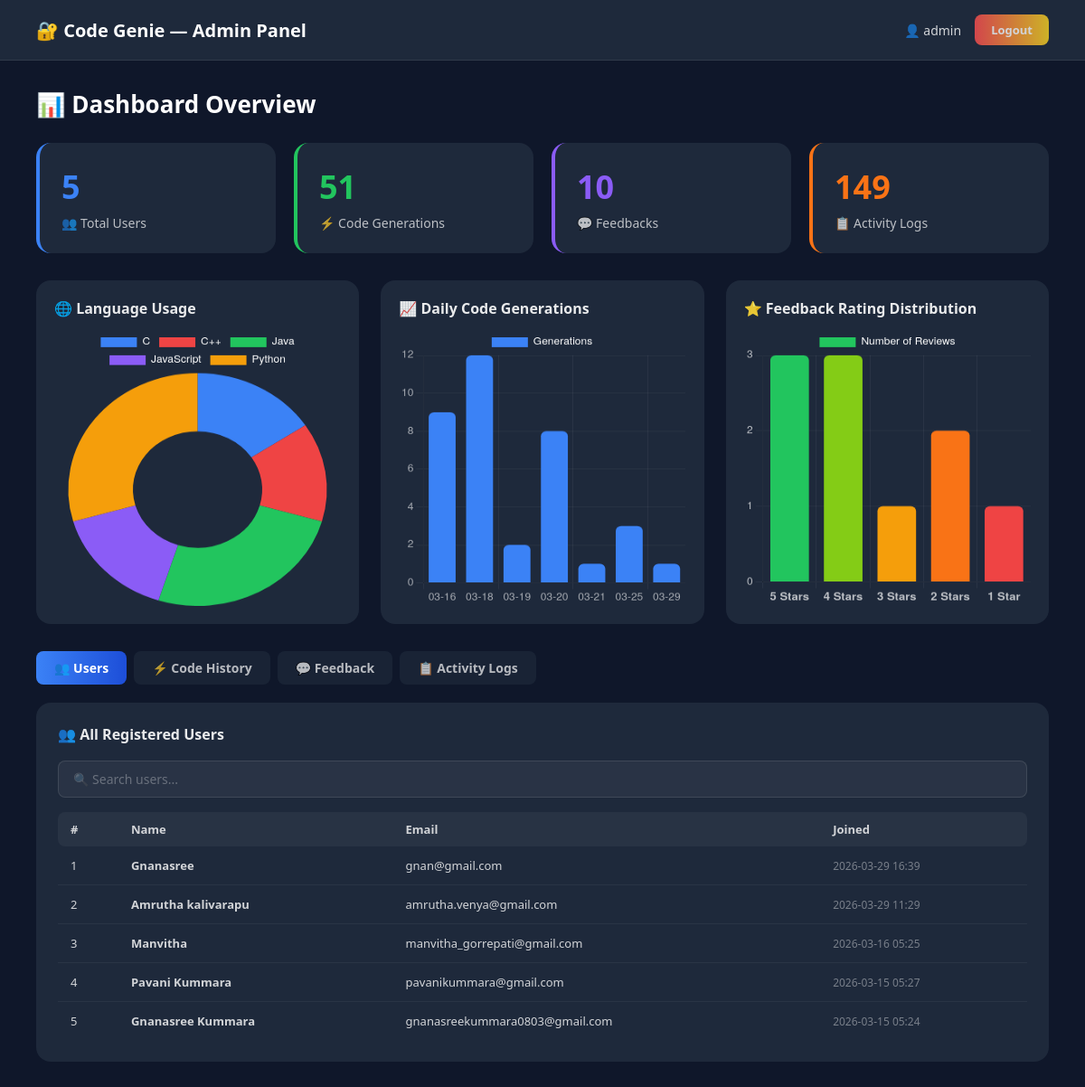
Page /admin/dashboard (signed in) on the earlier database version.
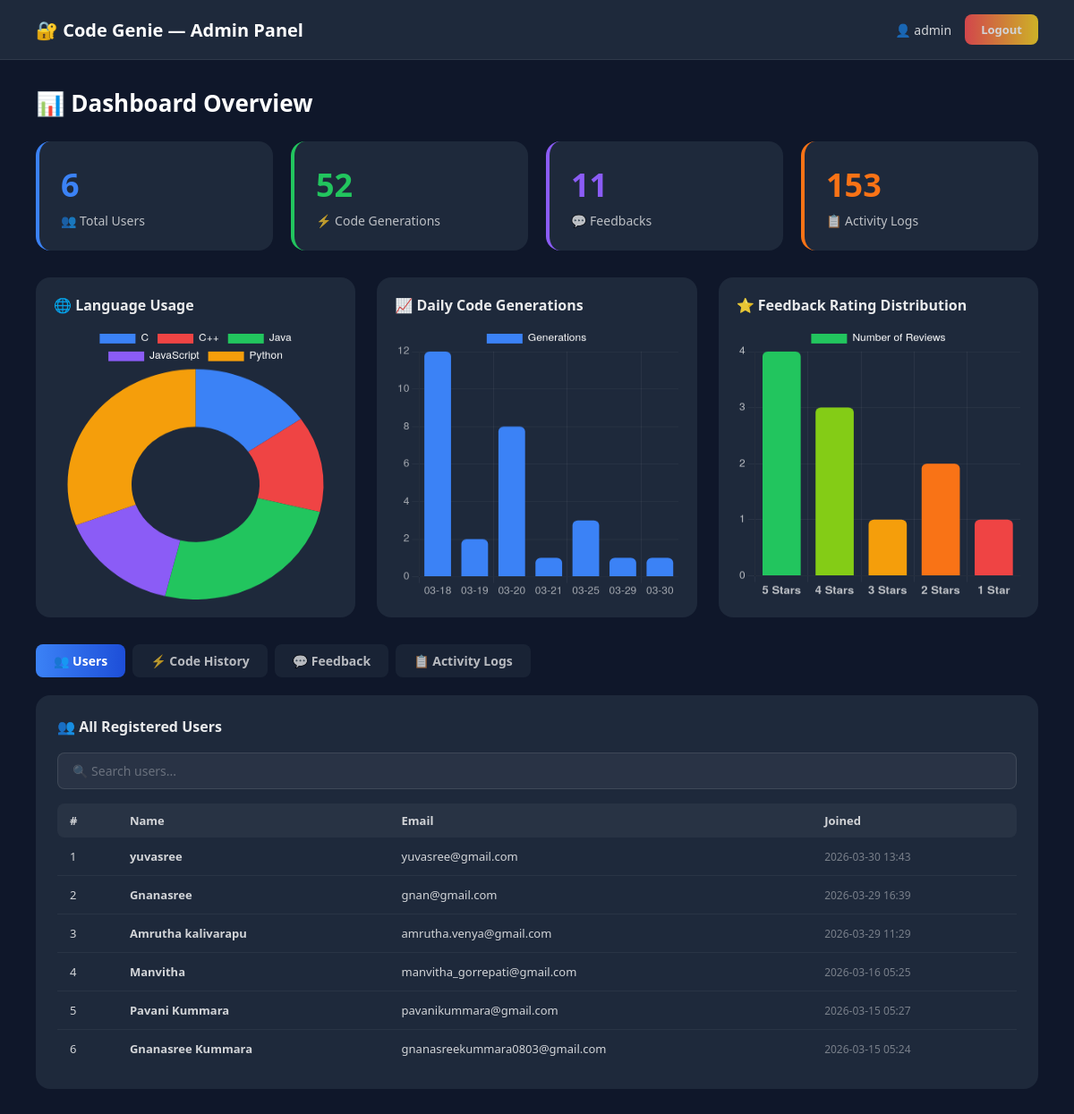
Same page on the later database version.
### tables this page shows
CREATE TABLE users(
    id INTEGER PRIMARY KEY AUTOINCREMENT,
    name TEXT NOT NULL,
    email TEXT UNIQUE NOT NULL,
    password TEXT NOT NULL,
    created_at TIMESTAMP DEFAULT CURRENT_TIMESTAMP
);

### app.py (the view)
@app.route('/admin/dashboard')
def admin_dashboard():
    if 'admin' not in session:
        return redirect(url_for('admin_login'))
    conn = get_db()
    total_users = conn.execute("SELECT COUNT(*) FROM users").fetchone()[0]
    total_generations = conn.execute("SELECT COUNT(*) FROM code_history").fetchone()[0]
    total_feedback = conn.execute("SELECT COUNT(*) FROM feedback").fetchone()[0]
    total_logs = conn.execute("SELECT COUNT(*) FROM activity_logs").fetchone()[0]
    users = conn.execute("SELECT * FROM users ORDER BY created_at DESC").fetchall()
    history = conn.execute(
        "SELECT * FROM code_history ORDER BY timestamp DESC LIMIT 20"
    ).fetchall()
    feedbacks = conn.execute(
        "SELECT * FROM feedback ORDER BY timestamp DESC"
    ).fetchall()
    logs = conn.execute(
        "SELECT * FROM activity_logs ORDER BY timestamp DESC LIMIT 50"
    ).fetchall()
    lang_data = conn.execute(
        "SELECT language, COUNT(*) as count FROM code_history GROUP BY language"
    ).fetchall()
    daily_data = conn.execute("""
        SELECT DATE(timestamp) as day, COUNT(*) as count
        FROM code_history
        GROUP BY DATE(timestamp)
        ORDER BY day DESC LIMIT 7
    """).fetchall()
    rating_data = conn.execute("""
        SELECT rating, COUNT(*) as count
        FROM feedback
        GROUP BY rating
        ORDER BY rating DESC
    """).fetchall()
    conn.close()
    return render_template("admin_dashboard.html",
        total_users=total_users,
        total_generations=total_generations,
        total_feedback=total_feedback,
        total_logs=total_logs,
        users=users,
        history=history,
        feedbacks=feedbacks,
        logs=logs,
        lang_data=lang_data,
        daily_data=daily_data,
        rating_data=rating_data
    )

### app.py (called while the page is built)
def get_db():
    conn = sqlite3.connect(DB_PATH)
    conn.row_factory = sqlite3.Row
    return conn

### templates/admin_dashboard.html (shortened to what this page needs)
<!DOCTYPE html>
<html>
<head>
</head>
<body>
<div class="navbar">
    <h1>🔐 Code Genie — Admin Panel</h1>
    <div class="navbar-right">
        <span>👤 {{ session['admin'] }}</span>
        <a href="{{ url_for('admin_logout') }}" class="logout-btn">Logout</a>
    </div>
</div>
<div class="main">
    <p class="page-title">📊 Dashboard Overview</p>
    <div class="stats">
        <div class="stat-card blue">
            <div class="number">{{ total_users }}</div>
            <div class="label">👥 Total Users</div>
        </div>
        <div class="stat-card green">
            <div class="number">{{ total_generations }}</div>
            <div class="label">⚡ Code Generations</div>
        </div>
        <div class="stat-card purple">
            <div class="number">{{ total_feedback }}</div>
            <div class="label">💬 Feedbacks</div>
        </div>
        <div class="stat-card orange">
            <div class="number">{{ total_logs }}</div>
            <div class="label">📋 Activity Logs</div>
        </div>
    </div>
    <div class="charts">
        <div class="chart-card">
            <h3>🌐 Language Usage</h3>
            <canvas id="langChart"></canvas>
        </div>
        <div class="chart-card">
            <h3>📈 Daily Code Generations</h3>
            <canvas id="dailyChart"></canvas>
        </div>
        <div class="chart-card">
            <h3>⭐ Feedback Rating Distribution</h3>
            <canvas id="ratingChart"></canvas>
        </div>
    </div>
    <div class="tabs">
        <button class="tab-btn active" onclick="showTab('users', this)">👥 Users</button>
        <button class="tab-btn" onclick="showTab('history', this)">⚡ Code History</button>
        <button class="tab-btn" onclick="showTab('feedback', this)">💬 Feedback</button>
        <button class="tab-btn" onclick="showTab('logs', this)">📋 Activity Logs</button>
    </div>
    <div class="tab-content active" id="tab-users">
        <div class="table-wrap">
            <h3>👥 All Registered Users</h3>
            <input class="search-bar" placeholder="🔍 Search users..." oninput="filterTable(this, 'users-table')">
            {% if users %}
            <table id="users-table">
                <thead>
                    <tr>
                        <th>#</th>
                        <th>Name</th>
                        <th>Email</th>
                        <th>Joined</th>
                    </tr>
                </thead>
                <tbody>
                    {% for u in users %}
                    <tr>
                        <td>{{ loop.index }}</td>
                        <td><strong>{{ u['name'] }}</strong></td>
                        <td>{{ u['email'] }}</td>
                        <td><span class="timestamp">{{ u['created_at'][:16] if u['created_at'] else 'N/A' }}</span></td>
                    </tr>
                    {% endfor %}
                </tbody>
            </table>
            {% else %}
            <div class="empty">No users registered yet.</div>
            {% endif %}
        </div>
    </div>
</div>
</body>
</html>

Differences in the rows shown:
added users: name "yuvasree", email "yuvasree@gmail.com", created_at "2026-03-30 13:43"
Other differences:
{{ total_users }}: "5" → "6"
{{ total_generations }}: "51" → "52"
{{ total_feedback }}: "10" → "11"
{{ total_logs }}: "149" → "153"
chart data {{ l['count'] }}: 8, 7, 13, 8, 15 → 8, 7, 13, 8, 16
chart data {{ d['day'] }}: 2026-03-29, 2026-03-25, 2026-03-21, 2026-03-20, 2026-03-19, 2026-03-18, 2026-03-16 → 2026-03-30, 2026-03-29, 2026-03-25, 2026-03-21, 2026-03-20, 2026-03-19, 2026-03-18
chart data {{ d['count'] }}: 1, 3, 1, 8, 2, 12, 9 → 1, 1, 3, 1, 8, 2, 12
chart data {{ r['count'] }}: 3, 3, 1, 2, 1 → 4, 3, 1, 2, 1
